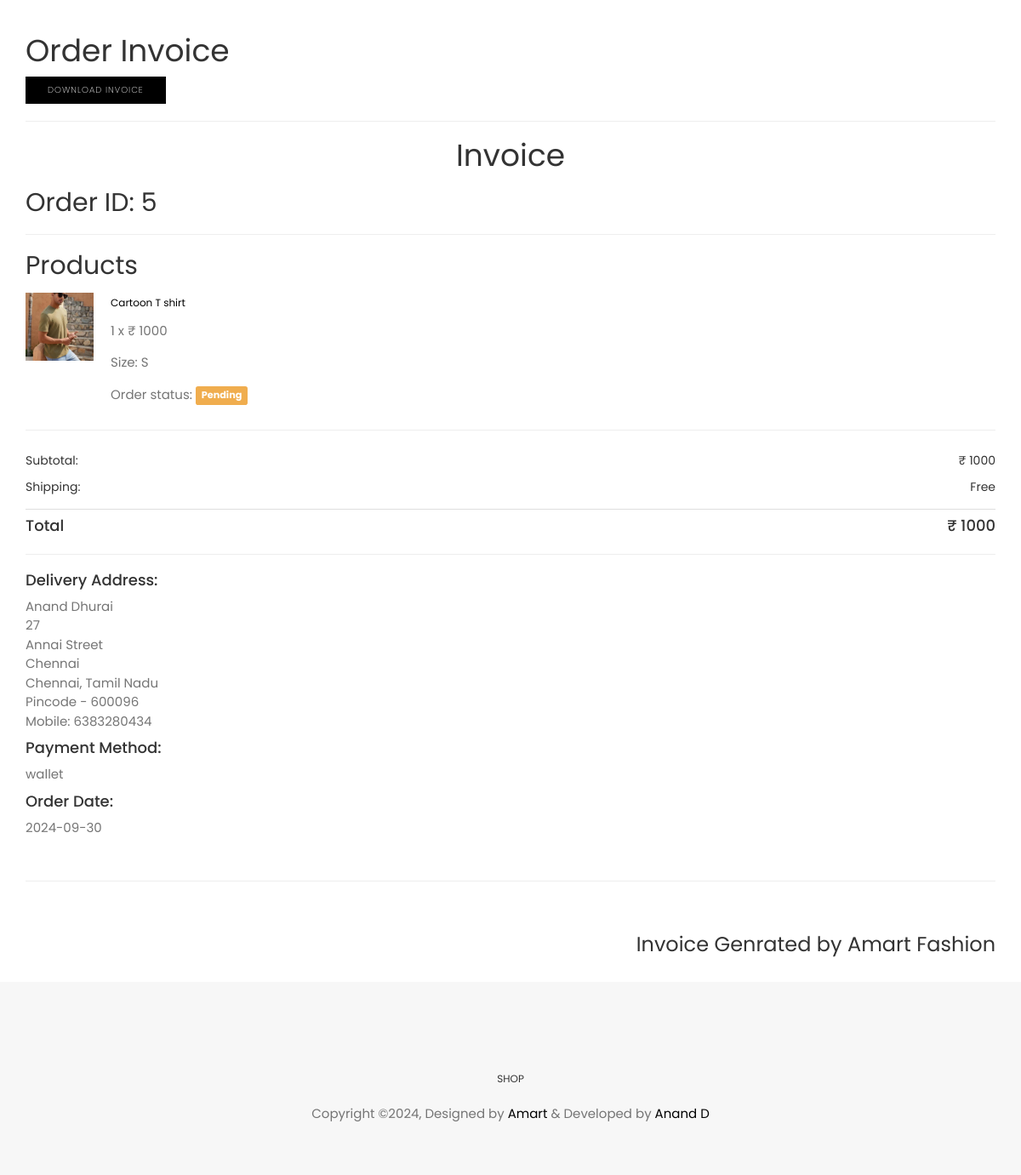
The app's page /customer/invoice/5/ (signed in) with its own data.
### customer/models.py (models this page shows, shortened)
class Order(models.Model):
    STATUS_CHOICES = [
        ("pending", "pending"),
        ("confirmed", "confirmed"),
        ("shipped", "shipped"),
        ("delivered", "delivered"),
    ]
    customer = models.ForeignKey(Customer, on_delete=models.CASCADE)
    address = models.TextField()
    total_amount = models.PositiveIntegerField()
    discount = models.PositiveIntegerField(null=True, blank=True)
    offer = models.PositiveIntegerField(null=True, blank=True)
    coupon = models.ForeignKey(Coupon, on_delete=models.SET_NULL, null=True, blank=True)
    is_paid = models.BooleanField(default=False)
    payment_method = models.TextField()
    status = models.CharField(max_length=20, choices=STATUS_CHOICES, default="pending")
    created_at = models.DateTimeField(auto_now_add=True)
    updated_at = models.DateTimeField(auto_now=True)
    class Meta:
        ordering = ["-created_at"]

class OrderItem(models.Model):
    STATUS_CHOICES = [
        ("pending", "pending"),
        ("confirmed", "confirmed"),
        ("shipped", "shipped"),
        ("delivered", "delivered"),
        ("cancelled", "cancelled"),
    ]
    order = models.ForeignKey(Order, related_name="items", on_delete=models.CASCADE)
    product = models.ForeignKey(Product, on_delete=models.CASCADE)
    inventory = models.ForeignKey(Inventory, on_delete=models.CASCADE, default=1)
    size = models.CharField(max_length=2, default="S")
    price = models.PositiveIntegerField(validators=[MinValueValidator(1)])
    quantity = models.PositiveIntegerField(default=1)
    status = models.CharField(max_length=20, choices=STATUS_CHOICES, default="pending")

### product/models.py (models this page shows, shortened)
class ProductImage(models.Model):
    product = models.ForeignKey(
        Product, related_name="product_images", on_delete=models.CASCADE
    )
    image = models.ImageField(upload_to="images/product_images")
    priority = models.PositiveIntegerField(null=True, blank=True)

class Product(SoftDeleteModel):
    name = models.CharField(max_length=100)
    description = models.TextField(max_length=511, null=True, blank=True)
    main_category = models.ForeignKey(
        Category, on_delete=models.CASCADE, related_name="main_category_products"
    )
    subcategories = models.ManyToManyField(
        Category, related_name="subcategory_products", blank=True
    )
    mrp = models.PositiveIntegerField(
        validators=[MinValueValidator(1)], null=True, blank=True
    )
    is_available = models.BooleanField(default=True)
    slug = models.SlugField(unique=True, max_length=100)
    created_at = models.DateTimeField(auto_now_add=True)
    last_modified_at = models.DateTimeField(auto_now=True)
    approved = models.BooleanField(default=True)
    approved_objects = ApprovedProductManager()

class Inventory(models.Model):
    SIZE_CHOICES = [
        ("S", "Small"),
        ("M", "Medium"),
        ("L", "Large"),
        ("XL", "Extra Large"),
    ]
    product = models.ForeignKey(
        Product, related_name="inventory_sizes", on_delete=models.CASCADE
    )
    size = models.CharField(max_length=2, choices=SIZE_CHOICES, default="S")
    price = models.PositiveIntegerField(validators=[MinValueValidator(1)])
    stock = models.PositiveIntegerField()
    is_active = models.BooleanField(default=True)
    class Meta:
        verbose_name_plural = "Inventory"

### customer/views.py (the view)
# urls.py: path("invoice/<order_id>/", views.invoice, name="invoice"),
@login_required
def invoice(request, order_id):
    order = Order.objects.get(id=order_id)
    order.order_items = OrderItem.objects.filter(order=order)
    order.sub_total = 0
    for order_item in order.order_items:
        order_item.product.primary_image = order_item.product.product_images.filter(
            priority=1
        ).first()
        order.sub_total += order_item.quantity * order_item.inventory.price
    context = {"order": order}
    return render(request, "customer/invoice.html", context)

### templates/customer/invoice.html (shortened to what this page needs)
{% extends "home/base.html" %}
{% load static %}
{% block content %}
<div class="container mt-20">
    <h1 class="widget-title">Order Invoice</h1>
    <button class="btn btn-main btn-small mb-3" id="download-invoice-{{order.id}}">Download Invoice</button>
    <hr>
    <div class="product-checkout-details" id="order-invoice-{{order.id}}">
        <div class="block">
            <h1 class="text-center">Invoice</h1>
            <h2>Order ID: {{ order.id }}</h2>
            <hr>
            <h2>Products</h2>
            {% for order_item in order.order_items %}
                <div class="media product-card">
                    <a class="pull-left" href="{% url "product_page" order_item.product.slug %}">
                        <img class="media-object" src="{{ order_item.product.primary_image.image.url }}" alt="Image" />
                    </a>
                    <div class="media-body">
                        <h6 class="media-heading"><a href="{% url "product_page" order_item.product.slug %}">{{ order_item.product.name }}</a></h6>
                        <p class="price">{{ order_item.quantity }} x ₹ {{ order_item.inventory.price }}</p>
                        <p class="price">Size: {{ order_item.inventory.size }}</p>
                        <p class="price">Order status:
                            {% if order_item.status == "pending" %}
                                <span class="label label-warning">Pending</span>
                            {% elif order_item.status == "cancelled" %}
                                <span class="label label-danger">Cancelled</span>
                            {% elif order_item.status == "confirmed" %}
                                <span class="label label-info">Confirmed</span>
                            {% elif order_item.status == "shipped" %}
                                <span class="label label-primary">Shipped</span>
                            {% elif order_item.status == "delivered" %}
                                <span class="label label-success">Delivered</span>
                            {% endif %}
                        </p>
                    </div>
                </div>
            {% endfor %}
            <hr>
            <ul class="summary-prices">
                <li>
                    <span class="d-flex justify-content-between">
                        <span>Subtotal:</span>
                        <span>₹ {{ order.sub_total }}</span>
                    </span>
                </li>
                <li>
                    <span class="d-flex justify-content-between">
                        <span>Shipping:</span>
                        <span>Free</span>
                    </span>
                </li>
            </ul>
            <div class="summary-total">
                <span>Total</span>
                <span>₹ {{ order.total_amount }}</span>
            </div>
            <hr>
            <div>
                <div class="delivery-address">
                    <p class="h4">Delivery Address:</p>
                    <p>{{order.address|linebreaksbr}}</p>
                </div>
                <div class="delivery-address mt-3">
                    <p class="h4">Payment Method:</p>
                    <p>{{ order.payment_method }}</p>
                </div>
                <div class="delivery-address mt-3">
                    <p class="h4">Order Date:</p>
                    <p>{{ order.created_at|date:"Y-m-d" }}</p>
                </div>
            </div><br><hr><br>
            <h3 class="text-right">Invoice Genrated by Amart Fashion</h3>
            <br>
        </div>
    </div>
</div>
{% include 'home/includes/footer.html' %}
{% endblock content %}

### static/css/style.css (style rules this page uses)
body { line-height: 1.5; font-family: "Poppins", sans-serif; -webkit-font-smoothing: antialiased; }
p { font-family: "Poppins", sans-serif; color: #757575; font-size: 15px; }
h1, h2, h3, h4, h5, h6 { font-family: "Poppins", sans-serif; }
h1, h2, h3, h4, h5, h6 { font-weight: 400; }
ol, ul { margin: 0; padding: 0; list-style: none; }
a, a:focus, a:hover { text-decoration: none; outline: 0; color: #000; }
.btn-main, .btn-small, .btn-transparent, .btn-solid-border { background: #000; color: #fff; display: inline-block; font-size: 11px; letter-spacing: 1px; padding: 14px 35px; text-transform: uppercase; font-weight: 200; border-radius: 0; }
.btn-small { padding: 8px 25px; font-size: 10px; }
.mt-20 { margin-top: 20px; }
.product-checkout-details .product-card > a { padding-right: 20px; }
.product-checkout-details .product-card .price { margin-top: 15px; }
.product-checkout-details .product-card .media-object { width: 80px; }
.product-checkout-details .summary-prices { border-style: solid; border-color: #dedede; border-width: 0px 0 1px 0; padding-bottom: 10px; }
.product-checkout-details .summary-prices li { padding: 5px 0; }
.product-checkout-details .summary-prices li span + span { float: right; }
.product-checkout-details .summary-total { margin-top: 5px; }
.product-checkout-details .summary-total > span { font-weight: 500; font-size: 18px; }
.product-checkout-details .summary-total span + span { float: right; }

### records on screen
Order: id "5", sub_total "1000", total_amount "1000", address "Anand Dhurai 27 Annai Street Chennai Chennai, Tamil Nadu Pincode - 600096 Mobile: 6383280434", payment_method "wallet", created_at "2024-09-30"
OrderItem: product.primary_image.image (picture), product.name "Cartoon T shirt", quantity "1", inventory.price "1000", inventory.size "S", status "Pending"
